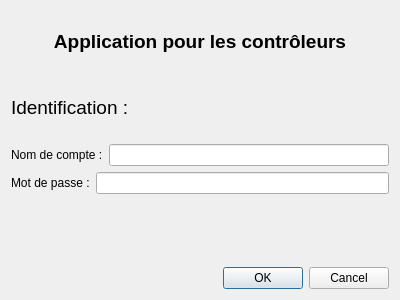
<?xml version="1.0" encoding="UTF-8"?>
<ui version="4.0">
 <class>DialogConnect</class>
 <widget class="QDialog" name="DialogConnect">
  <property name="geometry">
   <rect>
    <x>0</x>
    <y>0</y>
    <width>400</width>
    <height>300</height>
   </rect>
  </property>
  <property name="windowTitle">
   <string>Dialog</string>
  </property>
  <layout class="QGridLayout" name="gridLayout">
   <item row="0" column="0" colspan="2">
    <widget class="QLabel" name="label_4">
     <property name="text">
      <string>&lt;html&gt;&lt;head/&gt;&lt;body&gt;&lt;p align=&quot;center&quot;&gt;&lt;span style=&quot; font-size:14pt; font-weight:600;&quot;&gt;Application pour les contrôleurs&lt;/span&gt;&lt;/p&gt;&lt;/body&gt;&lt;/html&gt;</string>
     </property>
    </widget>
   </item>
   <item row="1" column="0">
    <widget class="QLabel" name="label_3">
     <property name="font">
      <font>
       <pointsize>11</pointsize>
       <weight>50</weight>
       <bold>false</bold>
      </font>
     </property>
     <property name="text">
      <string>&lt;html&gt;&lt;head/&gt;&lt;body&gt;&lt;p&gt;&lt;span style=&quot; font-size:14pt;&quot;&gt;Identification :&lt;/span&gt;&lt;/p&gt;&lt;/body&gt;&lt;/html&gt;</string>
     </property>
    </widget>
   </item>
   <item row="2" column="0" colspan="2">
    <layout class="QHBoxLayout" name="horizontalLayout_2">
     <item>
      <widget class="QLabel" name="label">
       <property name="text">
        <string>Nom de compte :</string>
       </property>
      </widget>
     </item>
     <item>
      <widget class="QLineEdit" name="lineEditNomDeCompte"/>
     </item>
    </layout>
   </item>
   <item row="3" column="0" colspan="2">
    <layout class="QHBoxLayout" name="horizontalLayout">
     <item>
      <widget class="QLabel" name="label_2">
       <property name="text">
        <string>Mot de passe :</string>
       </property>
      </widget>
     </item>
     <item>
      <widget class="QLineEdit" name="lineEditMotDePasse">
       <property name="echoMode">
        <enum>QLineEdit::Password</enum>
       </property>
      </widget>
     </item>
    </layout>
   </item>
   <item row="5" column="0" colspan="2">
    <widget class="QDialogButtonBox" name="buttonBox">
     <property name="orientation">
      <enum>Qt::Horizontal</enum>
     </property>
     <property name="standardButtons">
      <set>QDialogButtonBox::Cancel|QDialogButtonBox::Ok</set>
     </property>
    </widget>
   </item>
   <item row="4" column="0" colspan="2">
    <widget class="QLabel" name="labelErreurConnect">
     <property name="text">
      <string/>
     </property>
    </widget>
   </item>
  </layout>
 </widget>
 <resources/>
 <connections>
  <connection>
   <sender>buttonBox</sender>
   <signal>accepted()</signal>
   <receiver>DialogConnect</receiver>
   <slot>accept()</slot>
   <hints>
    <hint type="sourcelabel">
     <x>248</x>
     <y>254</y>
    </hint>
    <hint type="destinationlabel">
     <x>157</x>
     <y>274</y>
    </hint>
   </hints>
  </connection>
  <connection>
   <sender>buttonBox</sender>
   <signal>rejected()</signal>
   <receiver>DialogConnect</receiver>
   <slot>reject()</slot>
   <hints>
    <hint type="sourcelabel">
     <x>316</x>
     <y>260</y>
    </hint>
    <hint type="destinationlabel">
     <x>286</x>
     <y>274</y>
    </hint>
   </hints>
  </connection>
 </connections>
</ui>
